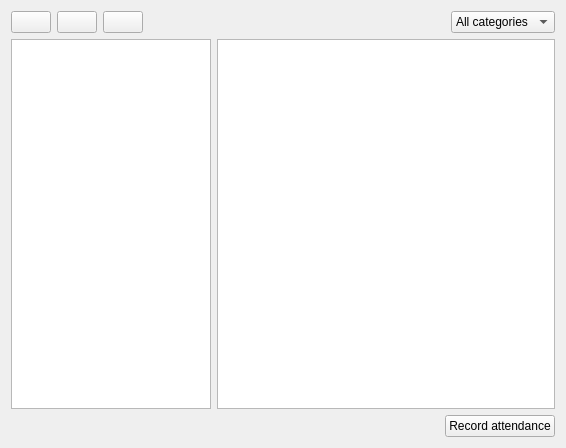
<?xml version="1.0" encoding="UTF-8"?>
<ui version="4.0">
 <class>TrainingsTab</class>
 <widget class="QWidget" name="TrainingsTab">
  <property name="geometry">
   <rect>
    <x>0</x>
    <y>0</y>
    <width>566</width>
    <height>448</height>
   </rect>
  </property>
  <property name="windowTitle">
   <string>Form</string>
  </property>
  <layout class="QVBoxLayout" name="verticalLayout">
   <item>
    <layout class="QHBoxLayout" name="horizontalLayout">
     <item>
      <widget class="QPushButton" name="pushButton">
       <property name="text">
        <string/>
       </property>
      </widget>
     </item>
     <item>
      <widget class="QPushButton" name="pushButton_2">
       <property name="text">
        <string/>
       </property>
      </widget>
     </item>
     <item>
      <widget class="QPushButton" name="pushButton_3">
       <property name="text">
        <string/>
       </property>
      </widget>
     </item>
     <item>
      <spacer name="horizontalSpacer">
       <property name="orientation">
        <enum>Qt::Horizontal</enum>
       </property>
       <property name="sizeHint" stdset="0">
        <size>
         <width>40</width>
         <height>20</height>
        </size>
       </property>
      </spacer>
     </item>
     <item>
      <widget class="QComboBox" name="comboBox">
       <item>
        <property name="text">
         <string>All categories</string>
        </property>
       </item>
      </widget>
     </item>
    </layout>
   </item>
   <item>
    <layout class="QHBoxLayout" name="horizontalLayout_3">
     <item>
      <widget class="QListView" name="listView">
       <property name="maximumSize">
        <size>
         <width>200</width>
         <height>16777215</height>
        </size>
       </property>
      </widget>
     </item>
     <item>
      <widget class="QTreeView" name="treeView"/>
     </item>
    </layout>
   </item>
   <item>
    <layout class="QHBoxLayout" name="horizontalLayout_2">
     <item>
      <spacer name="horizontalSpacer_2">
       <property name="orientation">
        <enum>Qt::Horizontal</enum>
       </property>
       <property name="sizeHint" stdset="0">
        <size>
         <width>40</width>
         <height>20</height>
        </size>
       </property>
      </spacer>
     </item>
     <item>
      <widget class="QPushButton" name="pushButton_4">
       <property name="text">
        <string>Record attendance</string>
       </property>
      </widget>
     </item>
    </layout>
   </item>
  </layout>
 </widget>
 <resources/>
 <connections/>
</ui>
